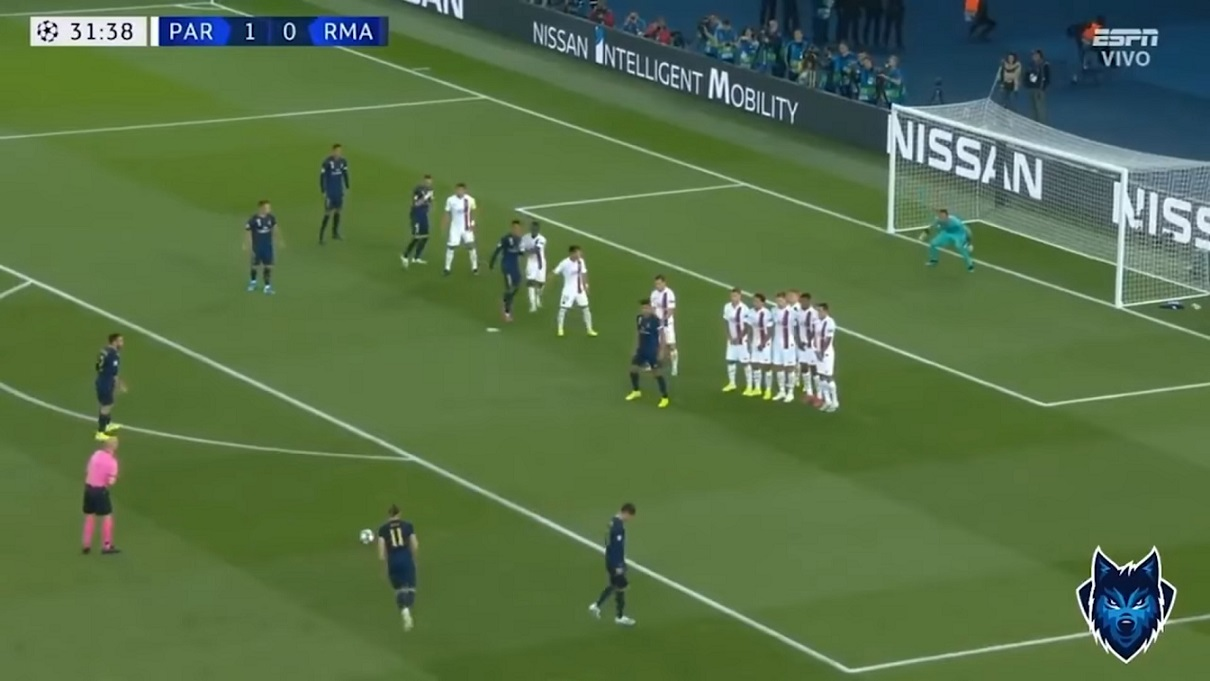
#> input picture Homography/rmVSpsg.jpg, 1210 x 681 px, found by its file name
$ python colorSegmentation.py
#> lines starting #> are read from the running program, lines starting #| are printed output that depends on the picture; after the words box and inside, x2 and y2 are one past the last pixel; in counts of white or black regions, pixels touching at a corner belong together
import cv2
import matplotlib.pyplot as plt
import numpy as np
from matplotlib.colors import hsv_to_rgb

#SE transforma a RGB para observar en plt.
field =  cv2.imread("rmVSpsg.jpg",1) #BGR
#> field is the input picture: shape (681, 1210, 3); mean B, G, R 71.1, 112.6, 86.7
field = cv2.cvtColor(field,cv2.COLOR_BGR2RGB)


hsvField = cv2.cvtColor(field, cv2.COLOR_RGB2HSV)
#> hsvField: shape (681, 1210, 3); mean H, S, V 55.1, 118.9, 115.6


darkGreen = (40,85, 50)
lightGreen = (50, 255, 255)


lightGreenSquare = np.full((10, 10, 3), lightGreen, dtype=np.uint8) / 255.0
darkGreenSquare = np.full((10, 10, 3), darkGreen, dtype=np.uint8) / 255.0 ## divided by 255 just for plt to plot them. Simon, sale esto:
#Clipping input data to the valid range for imshow with RGB data ([0..1] for floats or [0..255] for integers)
"""plt.subplot(1, 3, 1)
plt.imshow(hsv_to_rgb(lightGreenSquare))
plt.subplot(1, 3, 2)
plt.imshow(hsv_to_rgb(darkGreenSquare))
plt.subplot(1, 3, 3)
plt.imshow(field)
plt.show()
"""

color = (150, 255, 60)
mask = cv2.inRange(hsvField, darkGreen, lightGreen)
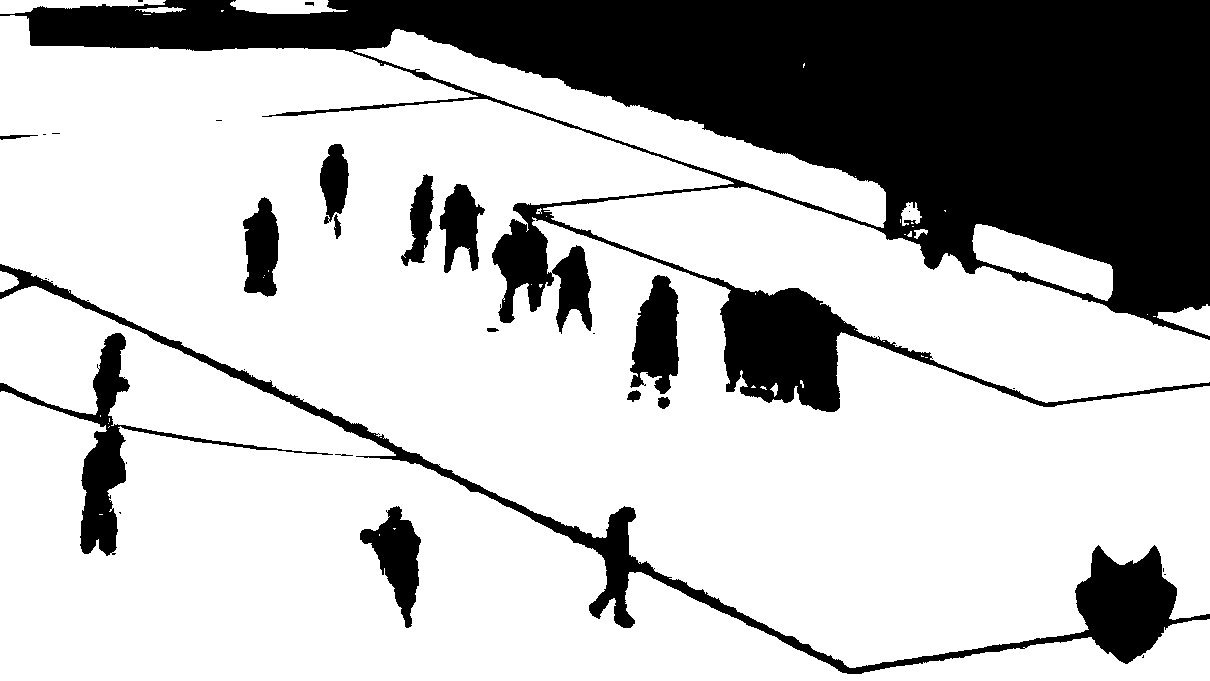
#> mask: shape (681, 1210); 73% white; 34 black regions (18 under 20 px), largest, box (x1, y1, x2, y2) and area: (0, 0, 1210, 412) 179370, (0, 264, 1210, 674) 19973, (0, 333, 333, 556) 7161
mask_inv = cv2.bitwise_not(mask)
result = cv2.bitwise_and(field, field, mask = mask)
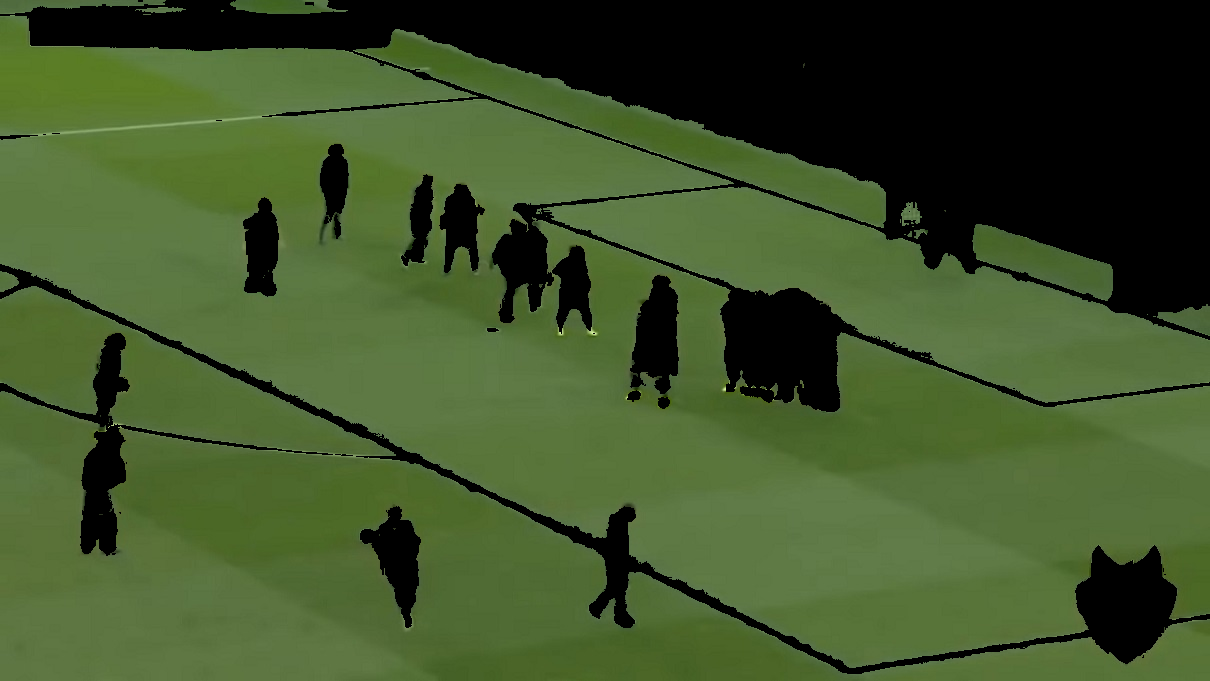
#> result: shape (681, 1210, 3); mean R, G, B 63.2, 83.2, 41.9
im_out = cv2.line(result, (20,300) , (1000,400), color, 9)
result1 = cv2.bitwise_and(field, field, mask = mask_inv)
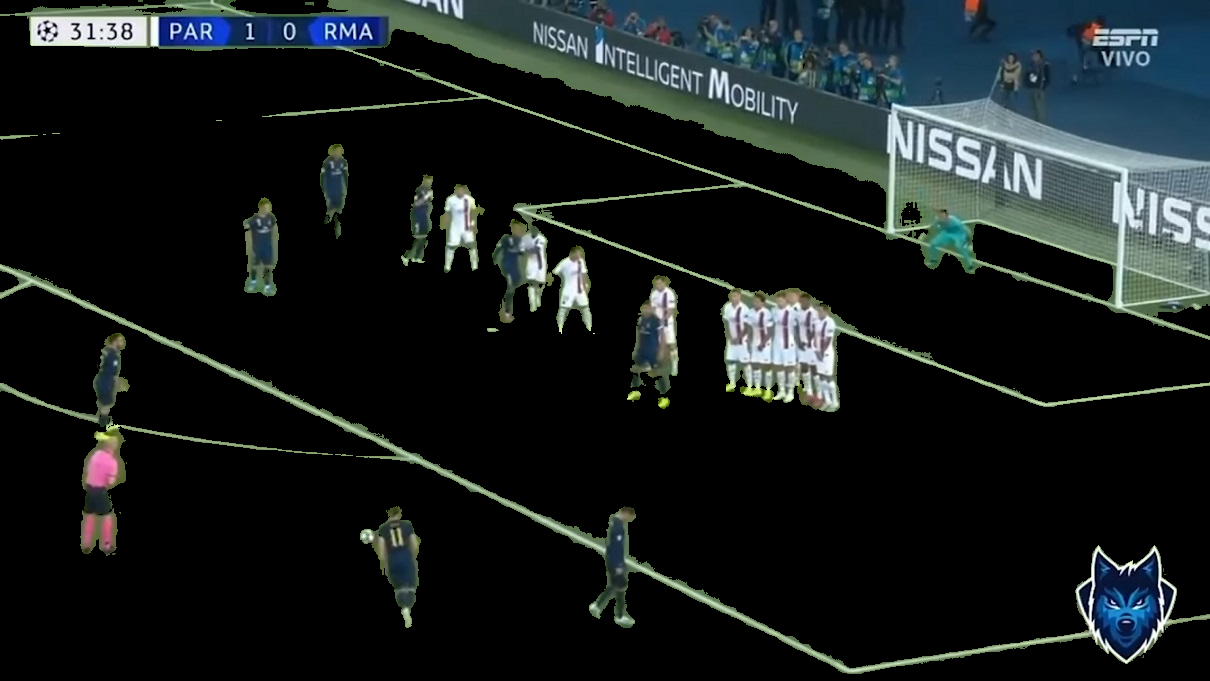
#> result1: shape (681, 1210, 3); mean R, G, B 23.5, 29.3, 29.2

kernel = np.ones((5,5),np.uint8)
mask = cv2.morphologyEx(mask, cv2.MORPH_CLOSE, kernel)
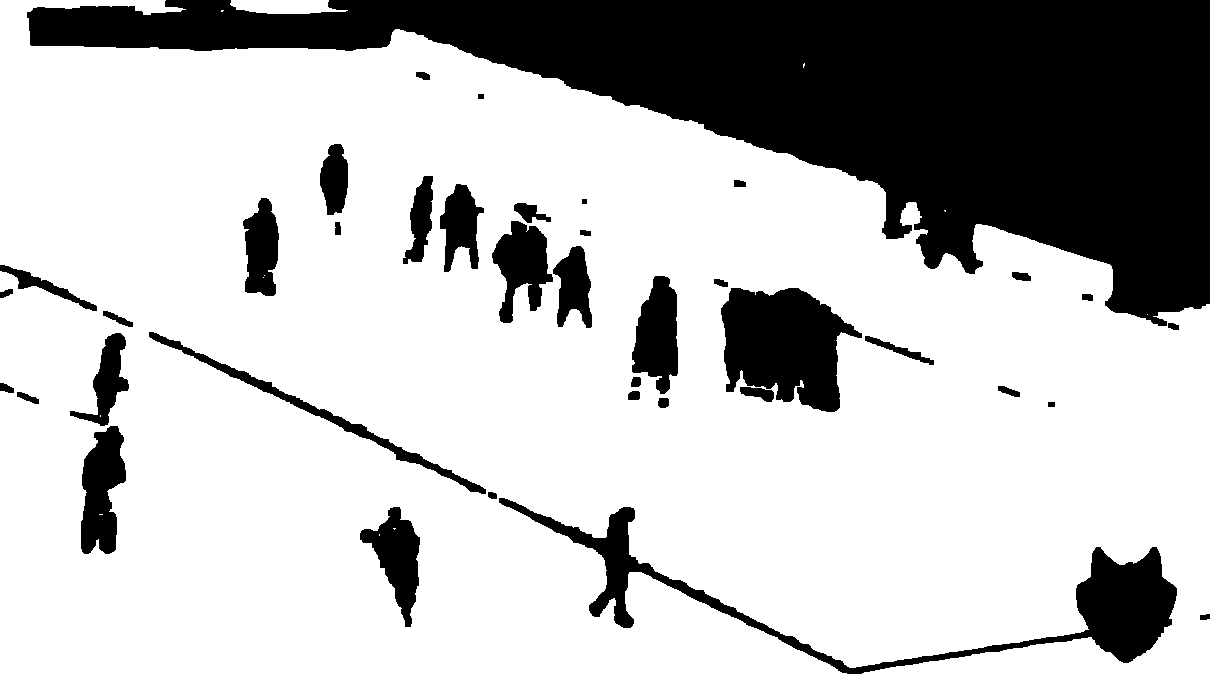
#> mask: shape (681, 1210); 74% white; 39 black regions, largest, box (x1, y1, x2, y2) and area: (27, 0, 1210, 326) 154226, (499, 498, 1177, 674) 15178, (721, 288, 862, 412) 11678
cv2.imshow("mask",mask)
cv2.waitKey(0)

plt.subplot(1, 3, 1)
plt.imshow(mask, cmap="gray")
plt.subplot(1, 3, 2)
plt.imshow(im_out)
plt.subplot(1, 3, 3)
plt.imshow(result1)
plt.show()


im_out = cv2.cvtColor(im_out,cv2.COLOR_RGB2BGR)
result1 = cv2.cvtColor(result1,cv2.COLOR_RGB2BGR)
final = cv2.bitwise_or(im_out,result1,mask = mask)
final = cv2.add(final,result1)
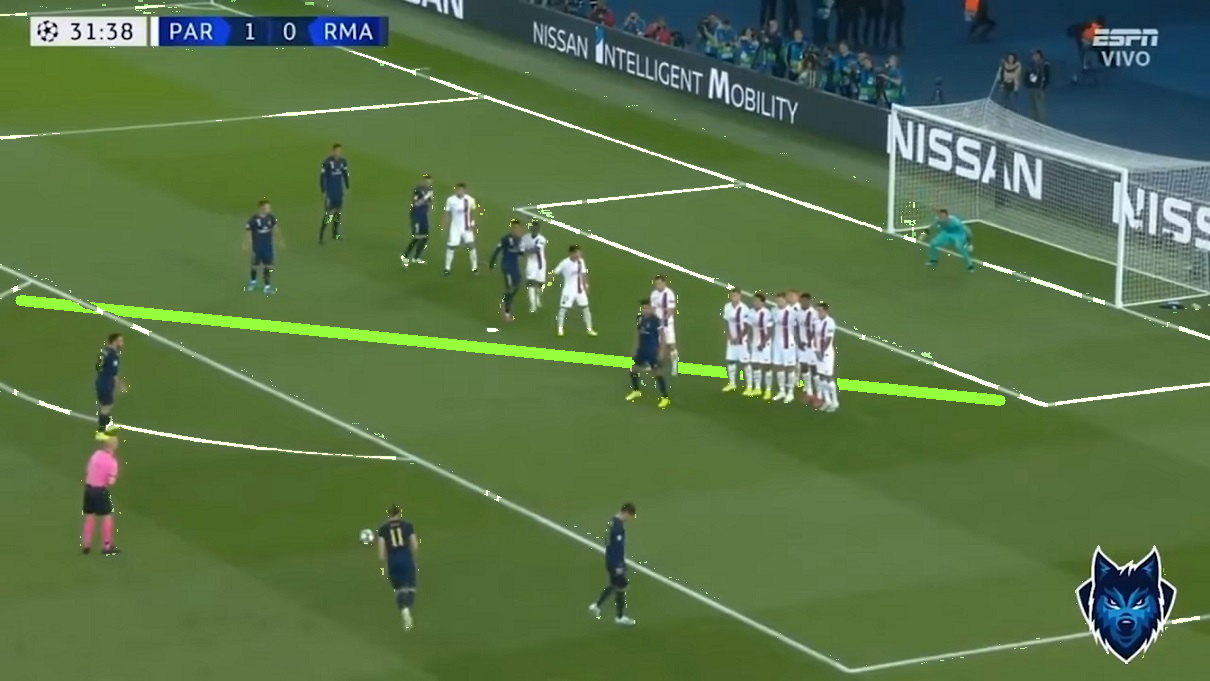
#> final: shape (681, 1210, 3); mean B, G, R 72.1, 115, 88.4
cv2.imshow('res',final)
cv2.imshow('thres',result1)
cv2.waitKey(0)
cv2.destroyAllWindows()

$ run again, with Homography/1506794586593.jpg copied over Homography/rmVSpsg.jpg
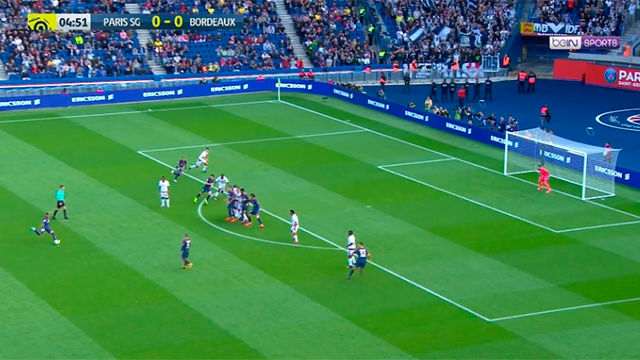
#> input picture Homography/1506794586593.jpg, 640 x 360 px, found by its file name
#> field is the input picture: shape (360, 640, 3); mean B, G, R 88.1, 128, 60.9
#> hsvField: shape (360, 640, 3); mean H, S, V 78.4, 164.6, 146
#> `mask = cv2.inRange(hsvField, darkGreen, lightGreen)`:
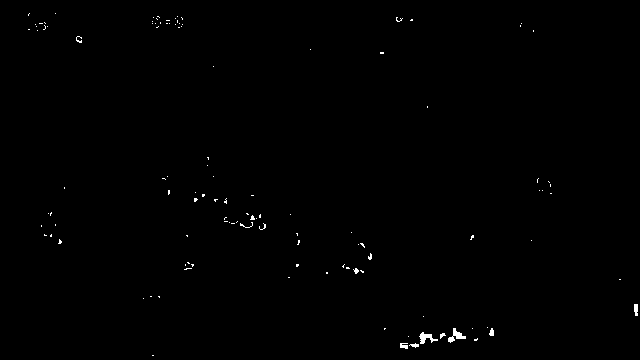
#> mask: shape (360, 640); 0.36% white in thin lines or dots
#> mask_inv: shape (360, 640); 99.6% white; black in thin lines or dots
#> `plt.show()`:
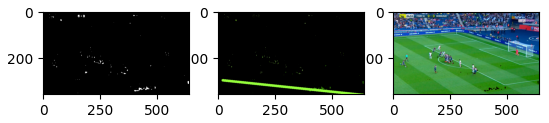
#> figure drawn by matplotlib, 3 panels

$ run again, with Homography/35509255_7f3c23b0a0_z.jpg copied over Homography/rmVSpsg.jpg
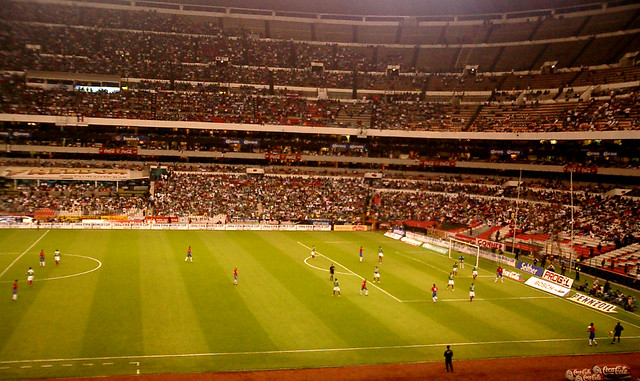
#> input picture Homography/35509255_7f3c23b0a0_z.jpg, 640 x 381 px, found by its file name
#> field is the input picture: shape (381, 640, 3); mean B, G, R 30.4, 83.8, 118.2
#> hsvField: shape (381, 640, 3); mean H, S, V 21, 195.5, 118.3
#> `mask = cv2.inRange(hsvField, darkGreen, lightGreen)`:
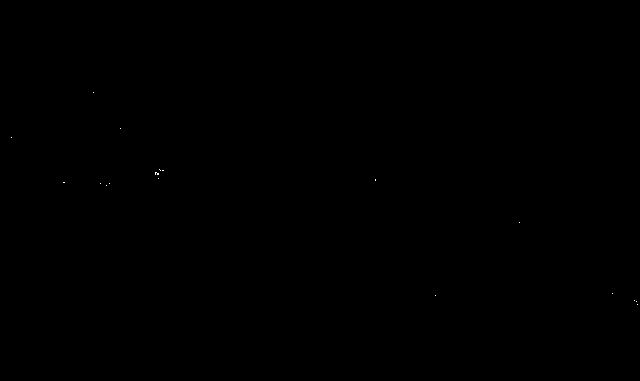
#> mask: shape (381, 640); 0.01% white in thin lines or dots, all inside (x1, y1, x2, y2) = (11, 92, 638, 305)
#> `plt.show()`:
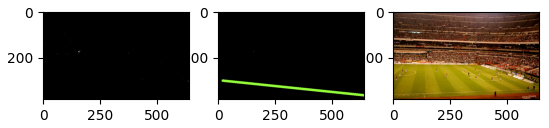
#> figure drawn by matplotlib, 3 panels
